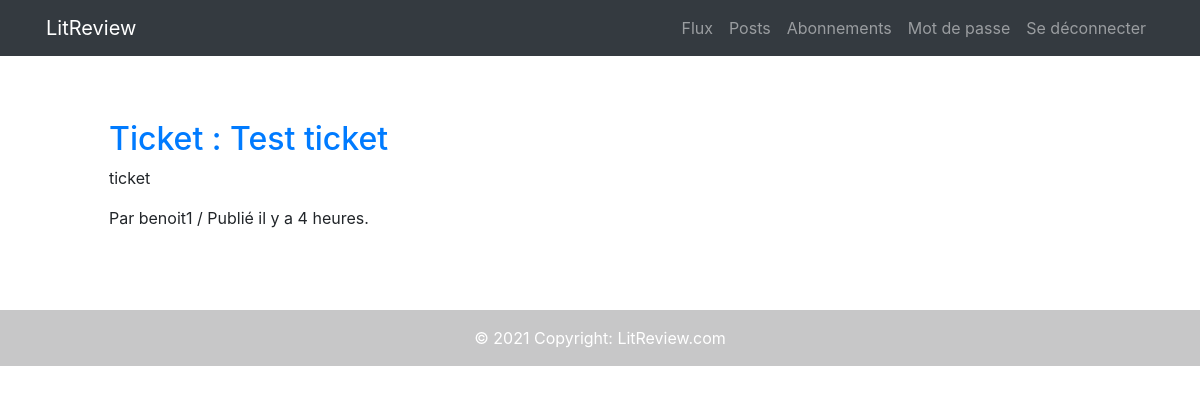
Page /reviews/ticket/24/ (signed in) on the committed database.
### reviews/models.py (models this page shows, shortened)
class Ticket(models.Model):
    title = models.CharField(max_length=128)
    description = models.TextField(max_length=2048, blank=True)
    author = models.ForeignKey(
        to=settings.AUTH_USER_MODEL,
        on_delete=models.CASCADE,
        )
    image = models.ImageField(null=True, blank=True, upload_to=settings.MEDIA_ROOT)
    time_created = models.DateTimeField(auto_now_add=True)
    has_review = models.BooleanField(default=False)
    IMAGE_MAX_SIZE = (800, 800)

### authentication/models.py (models this page shows, shortened)
class User(AbstractUser):
    def get_connections(self):
        connections = UserFollow.objects.filter(
            Q(user=self)
        )
        return [connection.followed_user for connection in connections]

### reviews/views.py (the view)
# urls.py: path('ticket/<pk>/', views.TicketDetailsView.as_view(), name='ticket_details'),
class TicketDetailsView(LoginRequiredMixin, DetailView):
    model = models.Ticket
    template_name = 'reviews/ticket_details.html'

### reviews/templatetags/reviews_extras.py (called while the page is built)
@register.filter
def get_posted_at_display(posted_at):
    seconds_ago = (timezone.now() - posted_at).total_seconds()
    if seconds_ago <= HOUR:
        return f'Publié il y a {int(seconds_ago // MINUTE)} minutes.'
    elif seconds_ago <= DAY:
        return f'Publié il y a {int(seconds_ago // HOUR)} heures.'
    return f'Publié le {posted_at.strftime("%d %b %y à %Hh%M")}'

@register.simple_tag(takes_context=True)
def get_poster_display(context, user):
    if user == context['user']:
        return 'vous'
    return user.username

### reviews/templates/reviews/ticket_details.html (shortened to what this page needs)
{% extends 'base.html' %}
{% block content %}
<section class="p-5 m-3">
    {% include 'reviews/partials/ticket_snippet.html' with ticket=ticket %}
</section>
{% endblock content %}

### reviews/templates/reviews/partials/ticket_snippet.html (shortened to what this page needs)
{% load reviews_extras %}
    <h2><a href="{% url 'ticket_details' ticket.id %}">Ticket : {{ticket.title}}</a></h2>
    <p>{{ ticket.description }}</p>
    <p>Par {% get_poster_display ticket.author %} / {{ ticket.time_created|get_posted_at_display }}</p>

### rows in the picture
Ticket: title "Test ticket", description "ticket", author.username "benoit1", time_created|get_posted_at_display "Publié il y a 4 heures."
